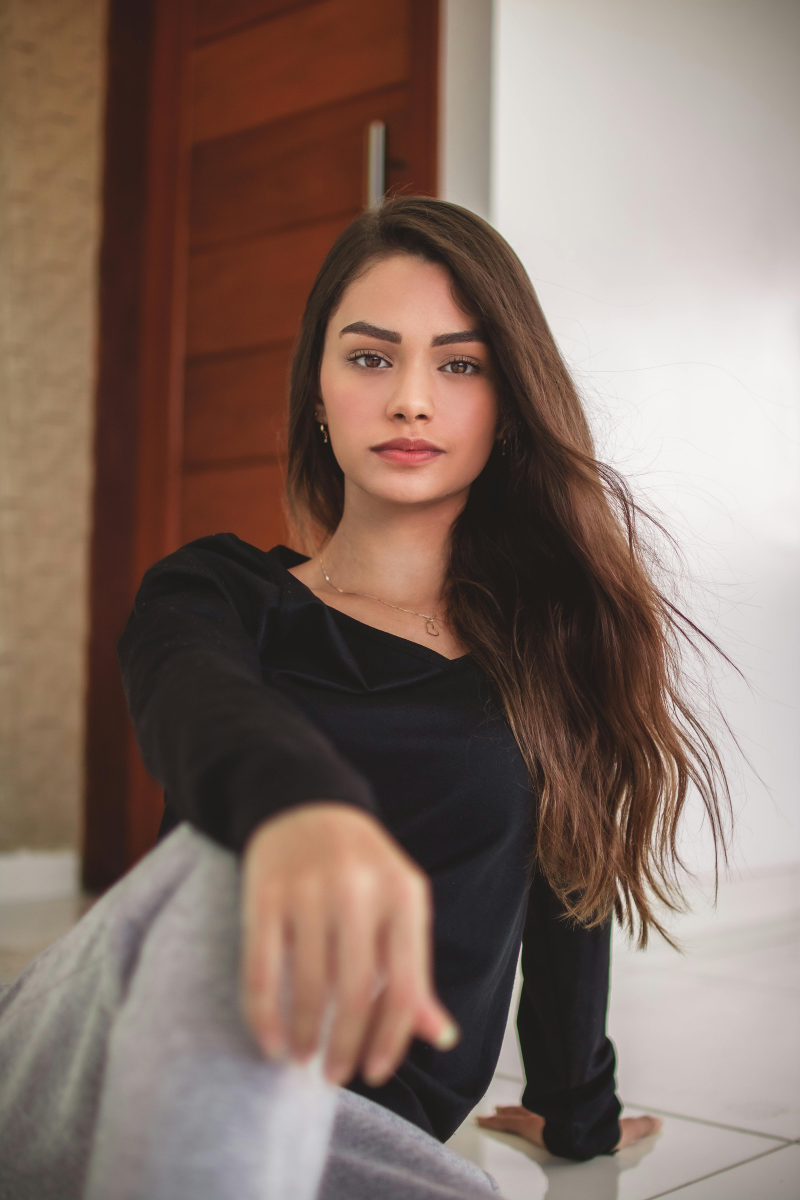
#> input picture IT/practice_3.10/10.jpg, 4000 x 6000 px, found by its file name (shown at 1/5 size)
$ jupyter execute 'filtering_changing image dimensions.ipynb'
#> lines starting #> are read from the running program, lines starting #| are printed output that depends on the picture
[cell 1]
import cv2

# Завантаження зображення
image = cv2.imread('C:/practice_4444/SASHA_IT/practice_3.10/10.jpg')
#> image is the input picture: shape (6000, 4000, 3); mean B, G, R 101.9, 111.6, 131.8

if image is None:
    print("Не вдалося завантажити зображення!")
else:
    # Зменшення розміру зображення до 800x1200
    resized_image = cv2.resize(image, (800, 1200))
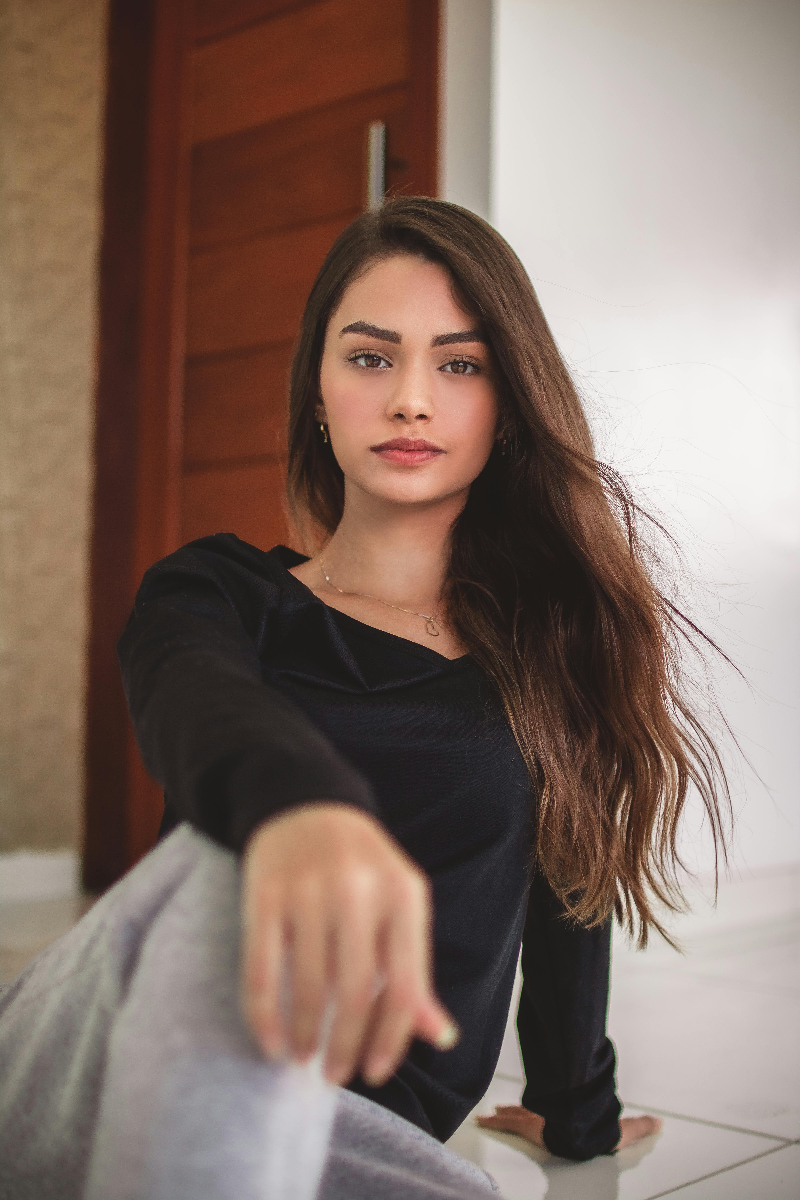
#> resized_image: shape (1200, 800, 3); mean B, G, R 101.9, 111.6, 131.8
    print(resized_image.shape)
#| (1200, 800, 3)

    # Відображення зменшеного зображення
    cv2.imshow("Resized Image", resized_image)
    cv2.waitKey(0)
    cv2.destroyAllWindows()

[cell 2]
# Перетворення у відтінки сірого
gray = cv2.cvtColor(image, cv2.COLOR_BGR2GRAY)
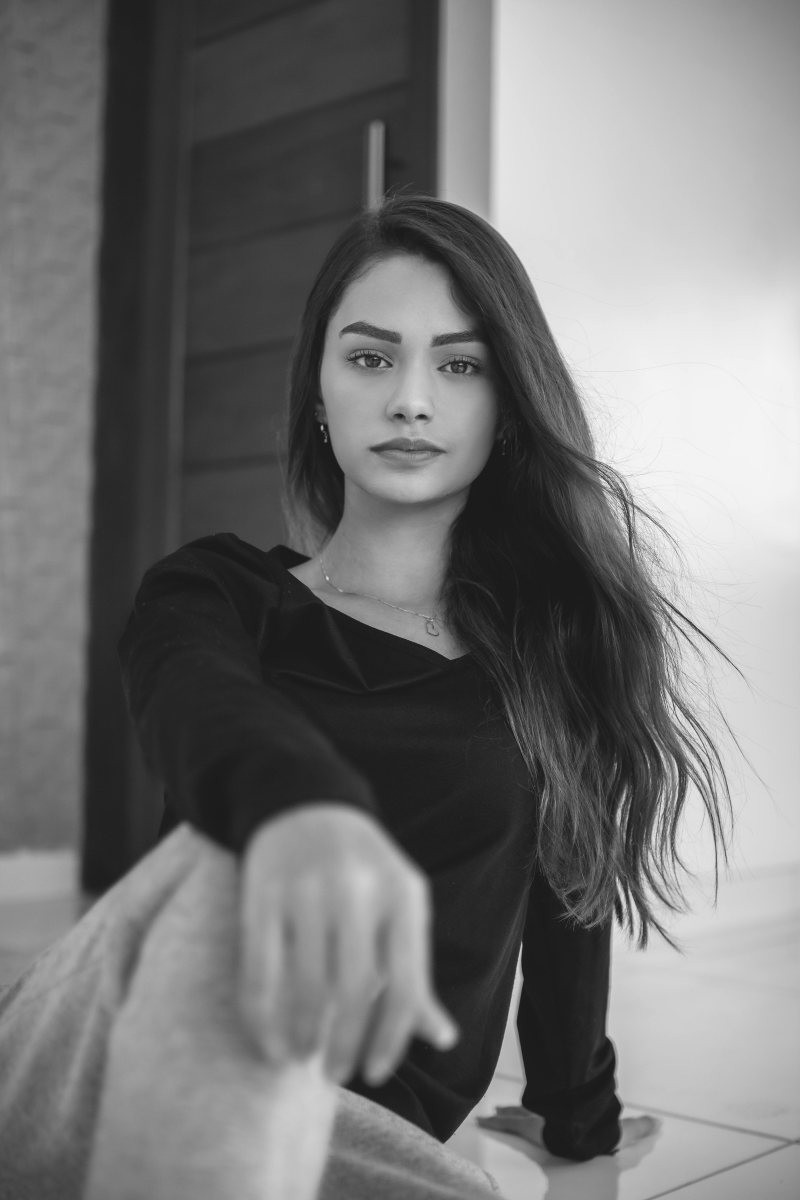
#> gray: shape (6000, 4000) (shown at 1/5 size); min 9, max 255, mean 116.6

# Зміна розміру
resized = cv2.resize(gray, (128, 128))
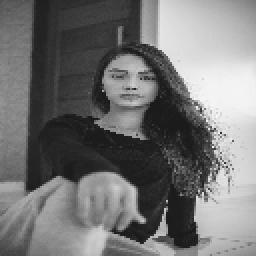
#> resized: shape (128, 128) (shown 2 times larger); min 25, max 247, mean 116.5

# Застосування розмиття (Gaussian Blur)
blurred = cv2.GaussianBlur(resized, (5, 5), 0)
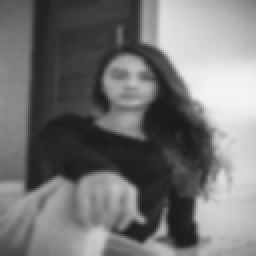
#> blurred: shape (128, 128) (shown 2 times larger); min 26, max 244, mean 116.5

# Відображення результатів
cv2.imshow("Gray Image", gray)
cv2.imshow("Resized Image", resized)
cv2.imshow("Blurred Image", blurred)
cv2.waitKey(0)
cv2.destroyAllWindows()

[cell 3]
# Виявлення контурів за допомогою Canny Edge Detection
edges = cv2.Canny(gray, 50, 150)
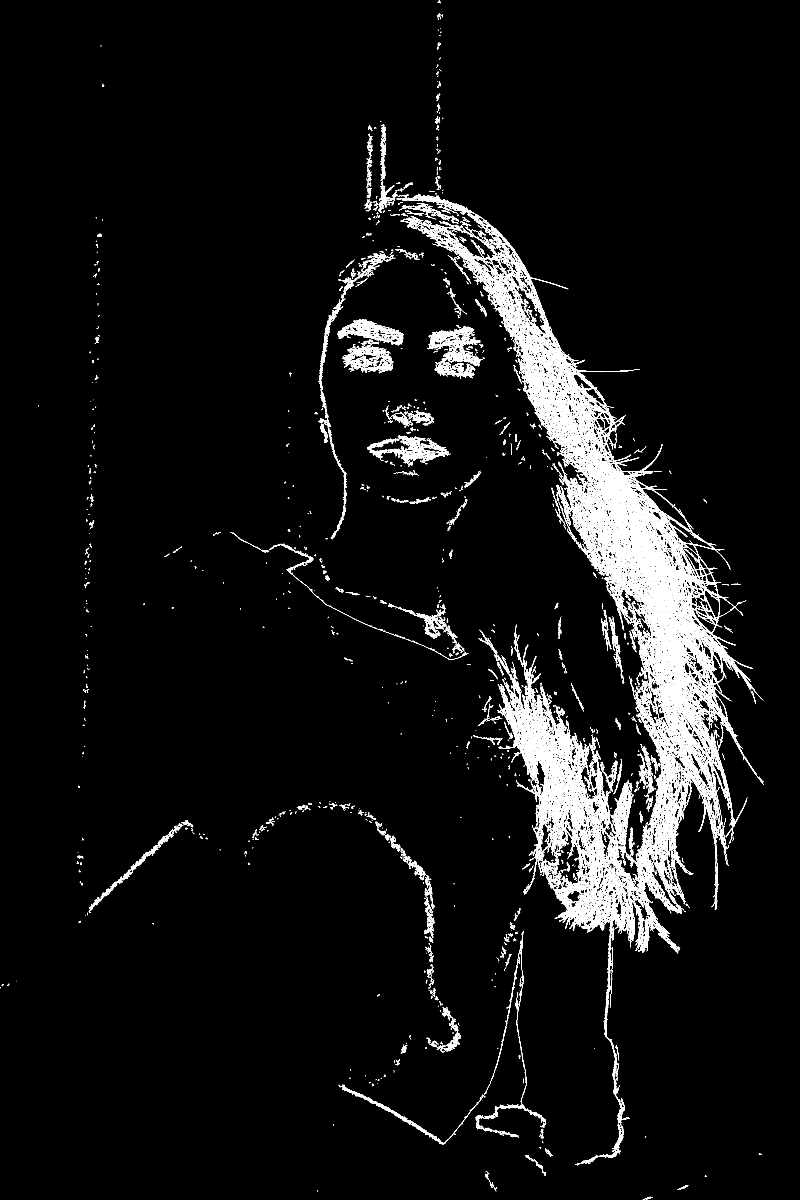
#> edges: shape (6000, 4000) (shown at 1/5 size); 2.6% white in thin lines or dots

# Відображення результатів
cv2.imshow("Edges", edges)
cv2.waitKey(0)
cv2.destroyAllWindows()
